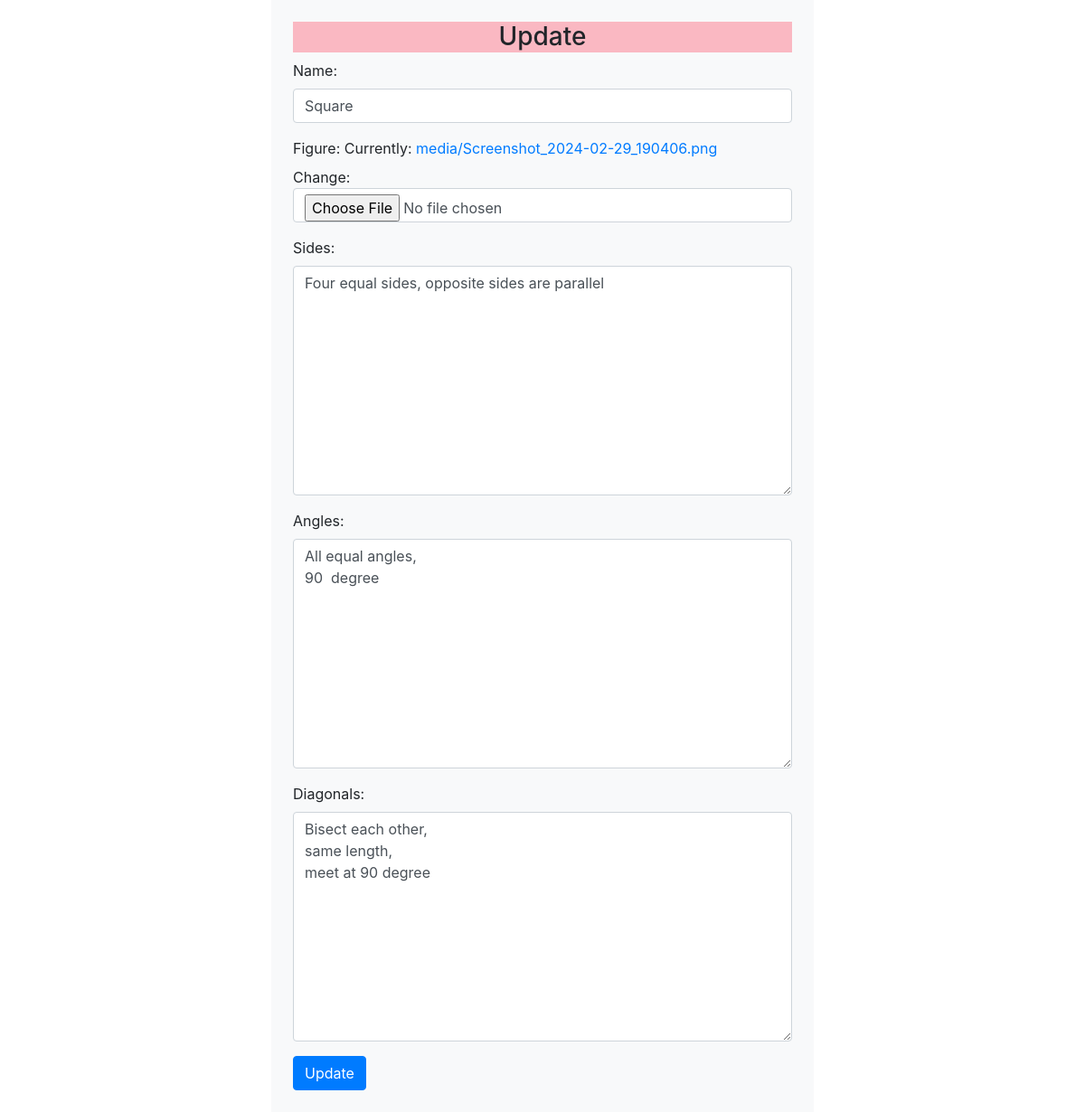
Screenshot of /update/1 with the database file from the repository.
### quadrilateral/models.py (models this page shows, shortened)
class quadrilateral(models.Model):
    Name=models.CharField(max_length=100)
    Figure =models.ImageField(upload_to='media/')
    Sides=models.TextField()
    Angles=models.TextField()
    Diagonals=models.TextField()

### quadrilateral/views.py (the view)
# urls.py: path('update/<id>', views.EditUser),
def EditUser(request,id=None):
    one_rec=quadrilateral.objects.get(pk=id)
    form=UserForm(request.POST or None,request.FILES or None, instance=one_rec)
    if form.is_valid():
        form.save()
        return redirect('/')
    mydict= {'form':form}
    return render(request,'update.html',context=mydict)

### quadrilateral/forms.py
class UserForm(forms.ModelForm):
    class Meta:
        model=quadrilateral
        fields =('Name','Figure','Sides','Angles','Diagonals')
    def __init__(self, *args, **kwargs):
        super(UserForm, self).__init__(*args, **kwargs)
        for visible in self.visible_fields():
            visible.field.widget.attrs['class'] = 'form-control'

### quadrilateral/templates/update.html (shortened to what this page needs)
<!DOCTYPE html>
<html lang="en">
<head>
    <link rel="stylesheet" href="https://cdn.jsdelivr.net/npm/bootstrap@4.6.1/dist/css/bootstrap.min.css">
</head>
<body>
<div class="w-50 m-auto p-4 bg-light">
<h3 class="text-center " style="background-color: rgb(250, 184, 194);"> Update </h3>
    <form method="post" enctype="multipart/form-data">
        {{form.as_p}}
        <button type="submit" class="btn btn-primary">Update</button>
    </form>
</div>
</body>
</html>

### rows the page displays
quadrilateral: Name "Square", Sides "Four equal sides, opposite sides are parallel", Angles "All equal angles, 90 degree", Diagonals "Bisect each other, same length, meet at 90 degree"
